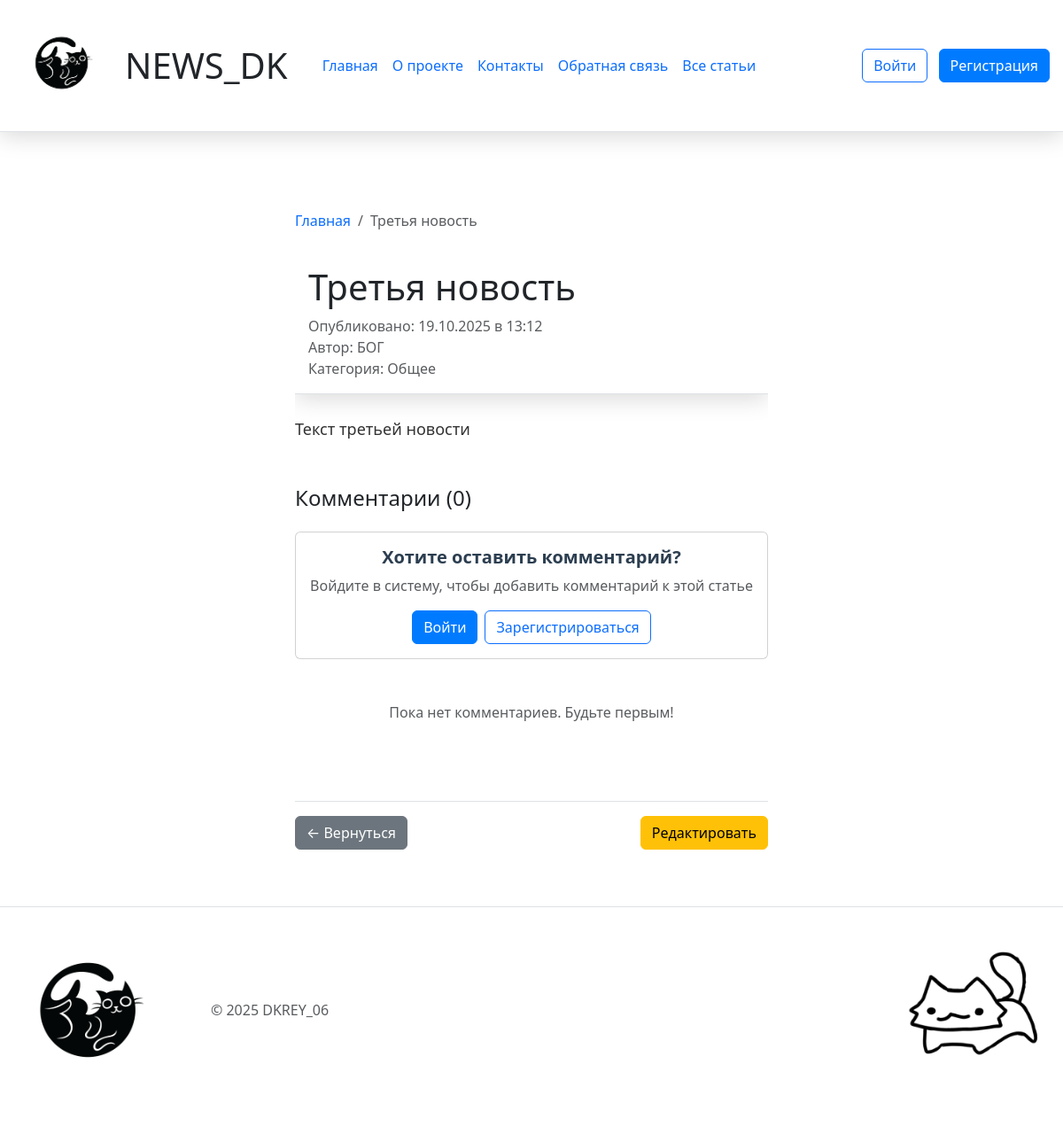
Before: /news/3 with the older database file.
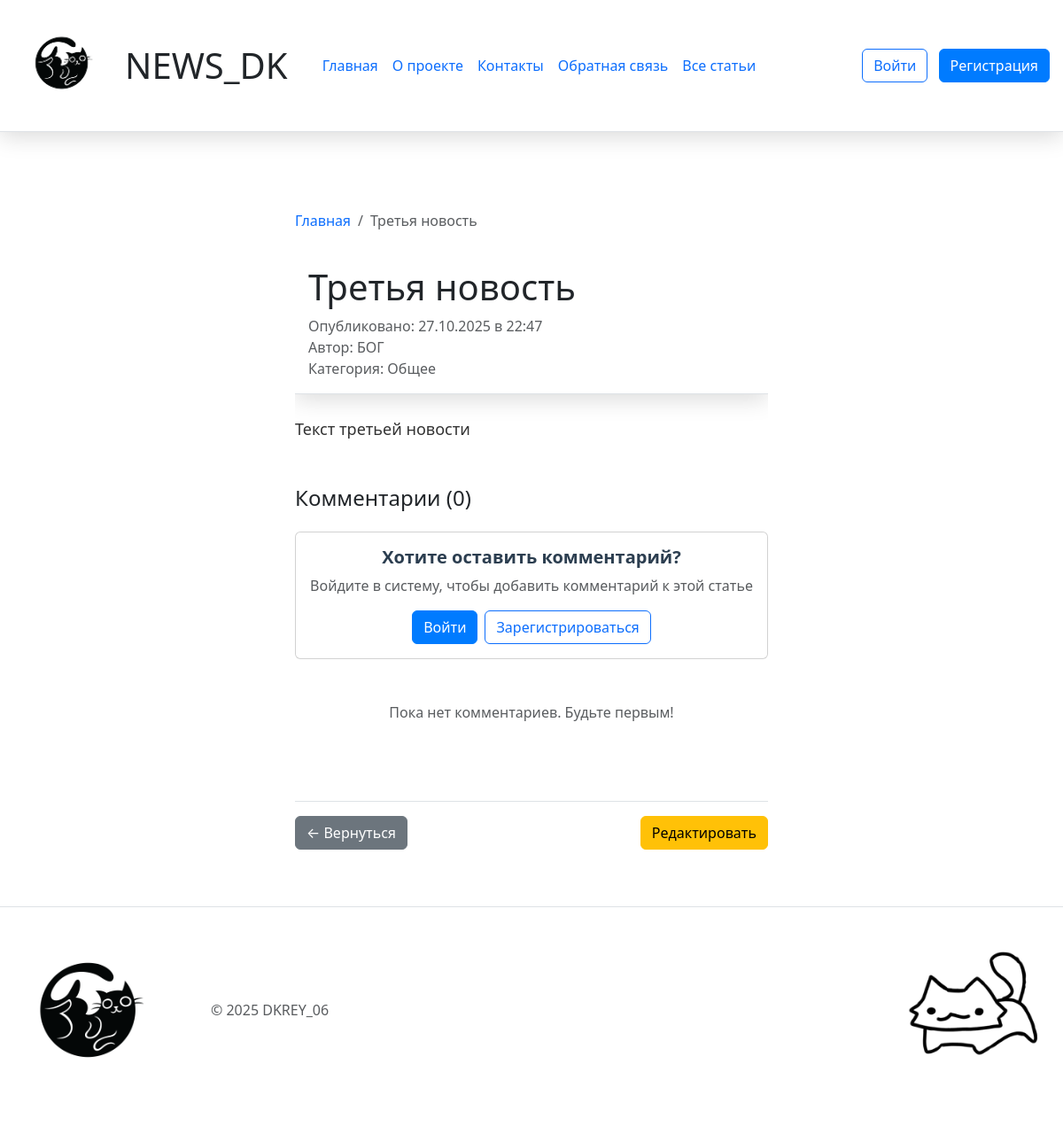
After: the same page with the newer database file.
### 3.UPG_News_Blog_DK/models.py (models this page shows, shortened)
class Article(db.Model):
    __tablename__ = 'article'
    id = db.Column(db.Integer, primary_key=True)
    title = db.Column(db.String(200), nullable=False)
    text = db.Column(db.Text, nullable=False)
    created_date = db.Column(db.DateTime, default=datetime.now)
    user_id = db.Column(db.Integer, db.ForeignKey('user.id'), nullable=False)
    category = db.Column(db.String(50), nullable=False, default='general')
    comments = db.relationship('Comment', backref='article', lazy=True, cascade='all, delete-orphan')

class User(db.Model, UserMixin):
    __tablename__ = 'user'
    id = db.Column(db.Integer, primary_key=True)
    name = db.Column(db.String(100), nullable=False)
    email = db.Column(db.String(100), nullable=False, unique=True)
    hashed_password = db.Column(db.String(200), nullable=False)
    created_date = db.Column(db.DateTime, default=datetime.now)
    articles = db.relationship('Article', backref='author', lazy=True)

### 3.UPG_News_Blog_DK/app.py (the view)
@app.route('/news/<int:id>')
def news(id):
    article = Article.query.get_or_404(id)
    comments = Comment.query.filter_by(article_id=id).order_by(Comment.date.desc()).all()
    article_data = {
        'id': article.id,
        'title': article.title,
        'date': article.created_date,
        'preview': article.text[:100] + '...' if len(article.text) > 100 else article.text,
        'content': article.text,
        'author': article.author.name,
        'category': article.category
    }
    return render_template('news_detail.html', article=article_data, comments=comments)

### 3.UPG_News_Blog_DK/app.py (called while the page is built)
def get_categories():
    categories = db.session.query(Article.category).distinct().all()
    return [category[0] for category in categories]

@app.context_processor
def inject_today():
    return {'today': datetime.now().date()}

@app.context_processor
def inject_categories():
    categories = get_categories()
    return {'categories': categories}

@app.context_processor
def inject_current_user():
    return {'current_user': current_user}

### 3.UPG_News_Blog_DK/templates/news_detail.html (shortened to what this page needs)
{% extends 'base.html' %}
{% block content %}
<div class="container mt-4">
	<nav aria-label="breadcrumb" class="mb-4">
		<ol class="breadcrumb">
			<li class="breadcrumb-item"><a href="{{ url_for('index') }}" class="text-decoration-none">Главная</a></li>
			<li class="breadcrumb-item active">{{ article.title }}</li>
		</ol>
	</nav>
	<article class="news-detail">
		<header class="mb-4 pb-3 border-bottom">
			<div class="d-flex justify-content-between align-items-start">
				<h1 class="display-6 mb-2">{{ article.title }}</h1>
			</div>
			<p class="text-muted mb-0">
				 Опубликовано: {{ article.date.strftime('%d.%m.%Y в %H:%M') }}
			</p>
			{% if article.author %}
			<p class="text-muted mb-0">Автор: {{ article.author }}</p>
			{% endif %}
			{% if article.category %}
			<p class="text-muted mb-0">Категория: {{ article.category }}</p>
			{% endif %}
		</header>
		<div class="article-content mb-5">
			<p class="lead">{{ article.content }}</p>
		</div>
		<div class="comments-section mt-5">
			<h4 class="mb-4">Комментарии ({{ comments|length }})</h4>
			{% if current_user.is_authenticated %}
			<div class="card mb-4">
				<div class="card-body">
					<h5 class="card-title">Добавить комментарий</h5>
					<p class="text-muted small">Вы вошли как: <strong>{{ current_user.name }}</strong></p>
					<form method="POST" action="{{ url_for('add_comment', article_id=article.id) }}">
						<div class="mb-3">
							<label class="form-label">Текст комментария:</label>
							<textarea class="form-control {% if errors and errors.comment_text %}is-invalid{% endif %}"
								name="comment_text" rows="4"
								placeholder="Введите ваш комментарий...">{{ comment_text if comment_text else '' }}</textarea>
							{% if errors and errors.comment_text %}
							<div class="invalid-feedback d-block">{{ errors.comment_text }}</div>
							{% endif %}
						</div>
						<button type="submit" class="btn btn-primary">Отправить комментарий</button>
					</form>
				</div>
			</div>
			{% else %}
			<div class="card mb-4">
				<div class="card-body text-center">
					<h5 class="card-title">Хотите оставить комментарий?</h5>
					<p class="text-muted">Войдите в систему, чтобы добавить комментарий к этой статье</p>
					<div class="d-flex gap-2 justify-content-center">
						<a href="{{ url_for('login', next=url_for('news', id=article.id)) }}" class="btn btn-primary">
							Войти
						</a>
						<a href="{{ url_for('register', next=url_for('news', id=article.id)) }}"
							class="btn btn-outline-primary">
							Зарегистрироваться
						</a>
					</div>
				</div>
			</div>
			{% endif %}
			{% if comments %}
			{% for comment in comments %}
			<div class="card mb-3">
				<div class="card-body">
					<div class="d-flex justify-content-between align-items-start mb-2">
						<h6 class="card-subtitle mb-1 text-primary">{{ comment.author_name }}</h6>
						<small class="text-muted">{{ comment.date.strftime('%d.%m.%Y в %H:%M') }}</small>
					</div>
					<p class="card-text">{{ comment.text }}</p>
				</div>
			</div>
			{% endfor %}
			{% else %}
			<div class="text-center py-4">
				<p class="text-muted">Пока нет комментариев. Будьте первым!</p>
			</div>
			{% endif %}
		</div>
		<div class="mt-5 pt-3 border-top d-flex justify-content-between">
			<a href="{{ url_for('index') }}" class="btn btn-secondary">
				← Вернуться
			</a>
			<div>
				<a href="{{ url_for('edit_article', id=article.id) }}" class="btn btn-warning">
					Редактировать
				</a>
			</div>
		</div>
	</article>
</div>
{% endblock %}

### 3.UPG_News_Blog_DK/templates/base.html (shortened to what this page needs)
<!DOCTYPE html>
<html lang="en">
<head>
	<link href="https://cdn.jsdelivr.net/npm/bootstrap@5.3.8/dist/css/bootstrap.min.css" rel="stylesheet"
>
	<link rel="stylesheet" href="{{url_for('static',filename='css/main.css')}}">
	<link rel="stylesheet" href="{{url_for('static',filename='css/index.css')}}">
	<link rel="stylesheet" href="{{url_for('static',filename='css/contact.css')}}">
	<link rel="stylesheet" href="{{url_for('static',filename='css/news_detail.css')}}">
</head>
<body>
	<div class="page">
		<header
			class="d-flex flex-wrap align-items-center justify-content-center justify-content-md-between py-3 mb-4 border-bottom">
			<div class="d-flex align-items-center">
				<div class="me-3">
					<a href="/" class="d-inline-flex link-body-emphasis text-decoration-none">
						<img class='header_img' src="{{url_for('static',filename='images/LogoCat.png')}}"
							alt="Logo_Cat">
					</a>
				</div>
				<div>
					<h1 class="mb-0">NEWS_DK</h1>
				</div>
			</div>
			<ul class="nav col-12 col-md-auto mb-2 justify-content-center mb-md-0">
				<li><a href="{{url_for('index')}}" class="nav-link px-2">Главная</a></li>
				<li><a href="{{url_for('about')}}" class="nav-link px-2">О проекте</a></li>
				<li><a href="{{url_for('contact')}}" class="nav-link px-2">Контакты</a></li>
				<li><a href="{{url_for('feedback')}}" class="nav-link px-2">Обратная связь</a></li>
				<li><a href="{{url_for('articles')}}" class="nav-link px-2">Все статьи</a></li>
			</ul>
			<div class="col-md-3 text-end">
				{% if current_user.is_authenticated %}
				<div class="d-flex align-items-center gap-2">
					<span class="text-muted">Привет, {{ current_user.name }}!</span>
					<a href="{{ url_for('create_article') }}" class="btn btn-outline-success btn-sm">Создать статью</a>
					<a href="{{ url_for('logout') }}" class="btn btn-outline-danger btn-sm">Выйти</a>
				</div>
				{% else %}
				<a href="{{ url_for('login') }}" class="btn btn-outline-primary me-2">Войти</a>
				<a href="{{ url_for('register') }}" class="btn btn-primary">Регистрация</a>
				{% endif %}
			</div>
		</header>
		<div class="content">
			{% block content %}{% endblock %}
		</div>
		<footer class="d-flex flex-wrap justify-content-between align-items-center py-3 my-4 border-top">
			<div class="col-md-4 d-flex align-items-center">
				<img class='footer1_img' src="{{url_for('static',filename='images/LogoCat.png')}}" alt="Logo_Cat">
				<a href="/" class="mb-3 me-2 mb-md-0 text-body-secondary text-decoration-none lh-1"
					aria-label="Bootstrap">
					<svg class="bi" width="30" height="24" aria-hidden="true">
						<use xlink:href="#bootstrap"></use>
					</svg>
				</a>
				<span class="mb-3 mb-md-0 text-body-secondary">© 2025 DKREY_06</span>
			</div>
			<ul class="nav col-md-4 justify-content-end list-unstyled d-flex">
				<li class="ms-3">
					<a class="text-body-secondary" href="#" aria-label="Instagram"><svg class="bi" width="24"
							height="24" aria-hidden="true">
							<use xlink:href="#instagram"></use>
						</svg></a>
				</li>
				<li class="ms-3">
					<a class="text-body-secondary" href="#" aria-label="Facebook"><svg class="bi" width="24"
							height="24">
							<use xlink:href="#facebook"></use>
						</svg></a>
				</li>
			</ul>
			<img class='footer2_img' src="{{url_for('static',filename='images/CatQ.jpg')}}" alt="Logo_Cat">
		</footer>
	</div>
</body>
</html>
</html>

### 3.UPG_News_Blog_DK/static/css/main.css (style rules this page uses)
body { background-color: white; }
header { position: sticky; top: 0; padding: 15px; z-index: 1000; background-color: white; -webkit-box-shadow: 0 5px 25px rgba(0, 0, 0, 0.15); box-shadow: 0 5px 25px rgba(0, 0, 0, 0.15); }
.header_img { max-width: 110px; }
.footer1_img { width: 50%; max-width: 200px; }
.footer2_img { margin-right: 25px; width: 50%; max-width: 150px; }
.page { display: flex; flex-direction: column; min-height: 100vh; }
.content { max-width: 100vh; margin: 0 auto; padding: 40px 20px; flex: 1 1 auto; }

### 3.UPG_News_Blog_DK/static/css/index.css (style rules this page uses)
.card-title { color: #2c3e50; font-weight: 600; }
.btn-primary { background-color: #007bff; border-color: #007bff; }

### 3.UPG_News_Blog_DK/static/css/news_detail.css (style rules this page uses)
.news-detail { max-width: 800px; margin: 0 auto; overflow-x: hidden; position: relative; z-index: 1; }
.article-content { font-size: 18px; line-height: 1.7; color: #333; }
.lead { font-size: 18px; font-weight: 400; }

Changed rows visible on the page:
changed Article "Третья новость": date "19.10.2025 в 13:12" → "27.10.2025 в 22:47"
